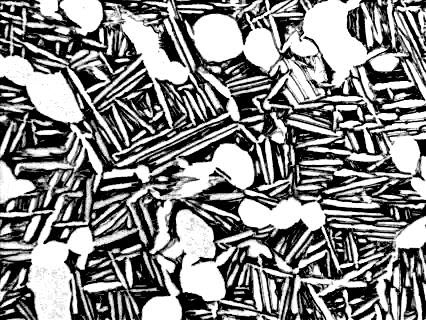
//> input picture 1.bmp, 426 x 320 px
$ ./Improved_watershed_algorithm   (built with g++ and OpenCV 4)
//> lines starting //> are read from the running program, lines starting //| are printed output that depends on the picture; after the words box and inside, x2 and y2 are one past the last pixel; in counts of white or black regions, pixels touching at a corner belong together
#include <stdio.h>
#include <iostream>
#include <opencv2/core/core.hpp>
#include <opencv2/highgui/highgui.hpp>
#include <opencv2/imgproc/imgproc.hpp>
#include <opencv2/opencv.hpp>
#include <stdlib.h>
#include <math.h>
#include <random>
#include <vector>
#include <algorithm>

using namespace std;
using namespace cv;

int main()
{
    Mat img = imread("E:\\1.bmp"); // 读取图像
//> img is the input picture: 320 rows x 426 cols, CV_8UC3; min 0, max 255, mean 135.2
    Mat scrGray, scrmedian;
    cvtColor(img, scrGray, COLOR_BGR2GRAY);//转化为灰度图像
    medianBlur(scrGray, scrmedian, 3);//中值滤波
    // 二值化处理
    Mat binaryImg;
    threshold(scrmedian, binaryImg, 127, 255, THRESH_BINARY);
//> binaryImg: 320 rows x 426 cols, CV_8UC1; 52.4% white; 64 black regions (30 under 20 px), largest, box (x1, y1, x2, y2) and area: (0, 0, 426, 320) 52385, (94, 61, 171, 150) 2522, (347, 0, 426, 73) 1842
    // 连通域分析
    Mat labels;
    Mat stats;
    Mat centroids;
    int n = connectedComponentsWithStats(binaryImg, labels, stats, centroids);
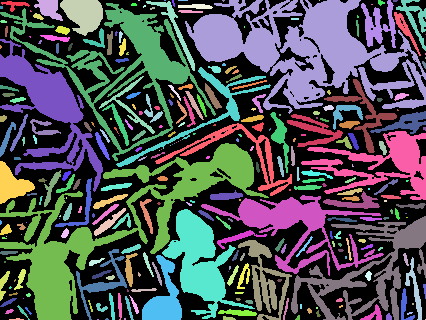
//> labels: 320 rows x 426 cols, CV_32SC1; 293 distinct labels, from 0 to 292; one colour per label, 0 black
//> stats = 293 rows, first 6: [0, 0, 426, 320, 64827], [1, 1, 29, 11, 120], [34, 0, 29, 21, 350], [60, 0, 43, 36, 1058], [138, 0, 2, 1, 2], [146, 1, 49, 70, 442]; centroids = 293 pairs, first value 0.333 to 425, second value 0 to 319; n = 293
    // 绘制每个连通域的凸包
    vector<double>PerArea(n, 0);//编程需注意变量作用域
    vector<double>PerArea2(n, 0);
    //要添加忽略连通域面积较小的，否则把噪点也给弄进去了
    for (int i = 1; i < n; i++)
    {
        // 提取当前连通域的像素坐标
        vector<Point> points;
        for (int row = stats.at<int>(i, cv::CC_STAT_TOP); row < stats.at<int>(i, cv::CC_STAT_TOP) + stats.at<int>(i, cv::CC_STAT_HEIGHT); row++)
        {
            for (int col = stats.at<int>(i, cv::CC_STAT_LEFT); col < stats.at<int>(i, cv::CC_STAT_LEFT) + stats.at<int>(i, cv::CC_STAT_WIDTH); col++)
            {
                if (labels.at<int>(row, col) == i)
                {
                    points.push_back(Point(col, row));//为什么col和row的顺序换了？
                }
            }
        }
        // 计算当前连通域的凸包
        vector<Point> hull;
        convexHull(points, hull);
        if (points.size() < 20)//15这个值很关键，目前尝试15很合适
        {
            PerArea[i] = 0;
            PerArea2[i] = 0;
        }
        else
        {
            double area = contourArea(hull);//凸包面积有存在0的情况
            double Yarea = stats.at<int>(i, cv::CC_STAT_AREA);
            PerArea[i] = Yarea / area;
            PerArea2[i] = Yarea / area;
        }
    }
//> this loop made 292 passes
//> Yarea on passes 1, 2, 3, 5, 10, 12, 13, 15, 16, 19, 25, 26: 120, 350, 1058, 442, 12016, 26, 767, 465, 5726, 130, 60, 44
//> after the loop, PerArea = 293 values, max 1.74 at index 143, min 0 at index 0, mean 0.582; PerArea2 has the same summary as PerArea

    int p = n;//怕把n的值给修改了
//> p = 293
    for (int i = 1; i < p; i++)
    {
        if (PerArea[i] == 0)
        {
            PerArea.erase(PerArea.begin() + i);//一旦删除向量元素个数删减
            p--;
            i--;//这里修改了一下，这样才能把0全部删除
        }
        cout << "面积比" << PerArea[i] << endl;
    }
//> this loop made 292 passes
//> (p, i) on passes 4, 6, 7, 8, 9, 11, 14, 17, 18, 20, 21, 22: (292, 3), (291, 4), (290, 4), (289, 4), (288, 4), (287, 5), (286, 7), (285, 9), (284, 9), (283, 10), (282, 10), (281, 10)
//| 面积比0.679887
//| 面积比0.925926
//| 面积比0.962256
//| 面积比0.962256
//| 面积比0.435254
//| 面积比0.435254
//| 面积比0.435254
//| 面积比0.435254
//> (output is shown up to pass 8 of 292)
//> after the loop, PerArea = 167 values, max 1.74 at index 78, min 0 at index 0, mean 1.02; p = 167

    int k = ceil(PerArea.size() / 2);
//> k = 83
    nth_element(PerArea.begin(), PerArea.begin() + k, PerArea.end());//此时PerArea中元素排列变化了
//> PerArea = 167 values, max 1.74 at index 108, min 0 at index 23, mean 1.02
    double THRA = PerArea[k];//自适应阈值取中值
//> THRA = 1.1
    cout << "粘连阈值" << THRA << endl;
//| 粘连阈值1.10345
    //用阈值筛选粘连组织
    Mat newcopy = Mat::zeros(binaryImg.size(), CV_8UC1);
    for (int i = 0; i < n; i++)
    {
        if (PerArea2[i] > THRA || PerArea2[i] == 0)
        {
            for (int row = 0; row < newcopy.rows; row++)
            {
                for (int col = 0; col < newcopy.cols; col++)
                {
                    if (labels.at<int>(row, col) == i)
                    {
                        newcopy.at<uchar>(row, col) = 0;
                    }
                }
            }
        }
        else
        {
            for (int row = 0; row < newcopy.rows; row++)
            {
                for (int col = 0; col < newcopy.cols; col++)
                {
                    if (labels.at<int>(row, col) == i)
                    {
                        newcopy.at<uchar>(row, col) = 255;//满足条件的设为白255
                    }
                }
            }
        }
    }
//> newcopy: 320 rows x 426 cols, CV_8UC1; 48.8% white; 83 white regions, largest, box (x1, y1, x2, y2) and area: (185, 0, 426, 114) 12016, (0, 143, 269, 320) 9670, (0, 3, 216, 161) 5726
    imshow("newcopy2", newcopy);
    //开运算
    Mat element;
    element = getStructuringElement(MORPH_ELLIPSE, Size(12, 12));
    Mat dstImage;
    erode(newcopy, dstImage, element);
//> dstImage: 320 rows x 426 cols, CV_8UC1; 9.7% white; 32 white regions (9 under 20 px), largest, box (x1, y1, x2, y2) and area: (34, 247, 66, 320) 1798, (309, 0, 363, 78) 1761, (0, 61, 77, 118) 1476
    dilate(dstImage, dstImage, element);
//> dstImage: 320 rows x 426 cols, CV_8UC1; 21.3% white; 24 white regions, largest, box (x1, y1, x2, y2) and area: (29, 228, 95, 320) 3437, (166, 210, 226, 302) 3097, (304, 0, 369, 84) 3018
    imshow("形态学处理后", dstImage);
    //进一步将粘连组织分为等轴粘连、片层粘连和复杂粘连
    Mat labels1;
    Mat stats1;
    Mat centroids1;
    int m = connectedComponentsWithStats(dstImage, labels1, stats1, centroids1);
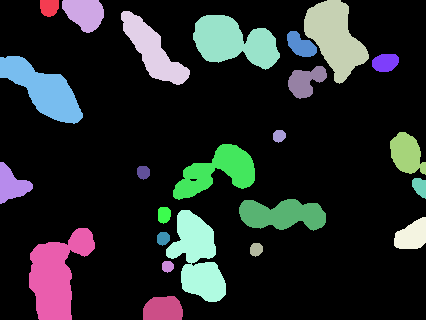
//> labels1: 320 rows x 426 cols, CV_32SC1; 25 distinct labels, from 0 to 24; one colour per label, 0 black
//> stats1 = 25 rows, first 6: [0, 0, 426, 320, 107257], [40, 0, 19, 17, 276], [62, 0, 42, 33, 1006], [304, 0, 65, 84, 3018], [121, 11, 69, 74, 2061], [193, 15, 87, 55, 3013]; centroids1 = 25 pairs, first value 11.42 to 419.3, second value 6.99 to 308.7; m = 25

    Mat labels2;
    Mat stats2;
    Mat centroids2;
    int u = connectedComponentsWithStats(newcopy, labels2, stats2, centroids2);
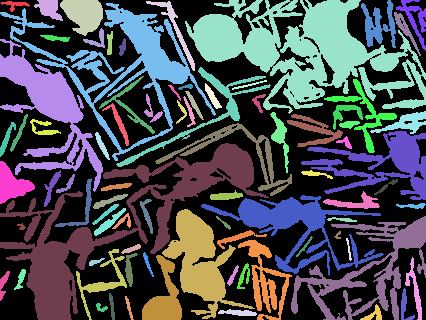
//> labels2: 320 rows x 426 cols, CV_32SC1; 84 distinct labels, from 0 to 83; one colour per label, 0 black
//> stats2 = 84 rows, first 6: [0, 0, 426, 320, 69783], [1, 1, 29, 11, 120], [34, 0, 29, 21, 350], [60, 0, 43, 36, 1058], [146, 1, 49, 70, 442], [185, 0, 241, 114, 12016]; centroids2 = 84 pairs, first value 3.18 to 414.6, second value 4.2 to 314.1; u = 84

    vector<int>labelnew(m);
    vector<int>labelnew2(m);
    for (int i = 0; i < m; i++) {
        int row = floor(centroids1.at<double>(i, 0));
        int col = floor(centroids1.at<double>(i, 1));
        int t = labels2.at<int>(col, row);//col和row不能弄错

        double xdistance = ((centroids1.at<double>(i, 0)) - (centroids2.at<double>(t, 0))) * ((centroids1.at<double>(i, 0)) - (centroids2.at<double>(t, 0)));
        double ydistance = ((centroids1.at<double>(i, 1)) - (centroids2.at<double>(t, 1))) * ((centroids1.at<double>(i, 1)) - (centroids2.at<double>(t, 1)));
        double distance = sqrt(xdistance + ydistance);
        //偏差小于MORPH_ELLIPSE, Size(12, 12)尺寸一半即可认为是纯等轴粘连
        if (distance >= 3.0)
        {
            labelnew[i] = t;
            labelnew2[i] = t;
        }
        else
        {
            labelnew[i] = 0;
            labelnew2[i] = t;//如何把i取出来，就用容器
        }
        cout << "有用标记：" << labelnew[i] << endl;
        cout << "中心距离" << distance << endl;
    }
//> this loop made 25 passes
//> (row, col, t, xdistance, ydistance, distance) on passes 1 to 12: (216, 163, 40, 10192.3, 3898.9, 118.7), (48, 6, 2, 6.39e-05, 1.91, 1.38), (84, 13, 3, 0.694, 0.74, 1.2), (334, 37, 5, 959, 164.2, 33.51), (152, 50, 8, 878.9, 136.3, 31.86), (233, 41, 5, 4921.9, 75.87, 70.7), (300, 44, 5, 10.09, 28.19, 6.19), (384, 62, 5, 6619.5, 145.8, 82.25), (42, 89, 13, 37.43, 437.3, 21.79), (305, 80, 5, 2.34, 952.7, 30.9), (278, 135, 30, 2.21, 0.971, 1.78), (406, 153, 37, 596.2, 97.86, 26.34)
//| 有用标记：40
//| 中心距离118.706
//| 有用标记：0
//| 中心距离1.38232
//> (the first 4 of 16 printed lines)
//> (output is shown up to pass 8 of 25)

    Mat DZZLImage = Mat::zeros(newcopy.size(), CV_8UC1);
    for (int i = 1; i < m; i++) {
        if (labelnew[i] != labelnew2[i]) {
            for (int row = 0; row < newcopy.rows; row++)
            {
                for (int col = 0; col < newcopy.cols; col++)
                {
                    if (labels2.at<int>(row, col) == labelnew2[i])
                    {
                        DZZLImage.at<uchar>(row, col) = 255;
                    }
                }
            }
        }
    }
//> this loop made 24 passes
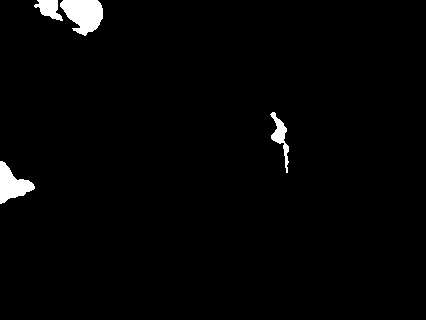
//> DZZLImage: 320 rows x 426 cols, CV_8UC1; 1.9% white; 4 white regions, box (x1, y1, x2, y2) and area: (60, 0, 103, 36) 1058, (0, 161, 35, 204) 769, (270, 112, 289, 173) 386, (34, 0, 63, 21) 350
    imshow("等轴粘连", DZZLImage);

    //删除容器中等于0的元素
    int j = m;
//> j = 25
    for (int i = 1; i < j; i++)
    {
        if (labelnew[i] == 0)
        {
            labelnew.erase(labelnew.begin() + i);//一旦删除向量元素个数删减
            j--;
            i--;//这里修改了一下，这样才能把0全部删除
        }
    }
//> this loop made 24 passes
//> (j, i) on passes 1, 2, 10, 13: (24, 0), (23, 0), (22, 7), (21, 9)
//> after the loop, j = 21

    Mat ZLImage = Mat::zeros(newcopy.size(), CV_8UC1);//每次都要copy到个新的矩阵为的是不改变旧矩阵，后续容易对比

    for (int i = 0; i < u; i++)
    {
        if (count(labelnew.begin(), labelnew.end(), i))//目前这个i与前面的t同意义，指的是newcopy里的联通阈
        {
            for (int row = 0; row < newcopy.rows; row++)
            {
                for (int col = 0; col < newcopy.cols; col++)
                {
                    if (labels2.at<int>(row, col) == i)
                    {
                        ZLImage.at<uchar>(row, col) = 255;
                    }
                }
            }
        }
    }
//> this loop made 84 passes
    imshow("复杂粘连", ZLImage);
    //进一步区分等轴粘连和除去等轴和复杂粘连的片层粘连··

    Mat PCZLImage = Mat::zeros(binaryImg.size(), CV_8UC1);

    for (int i = 0; i < u; i++)
    {
        if (count(labelnew2.begin(), labelnew2.end(), i))
        {
            for (int row = 0; row < newcopy.rows; row++)
            {
                for (int col = 0; col < newcopy.cols; col++)
                {
                    if (labels2.at<int>(row, col) == i)
                    {
                        PCZLImage.at<uchar>(row, col) = 0;
                    }
                }
            }
        }
        else
            for (int row = 0; row < newcopy.rows; row++)
            {
                for (int col = 0; col < newcopy.cols; col++)
                {
                    if (labels2.at<int>(row, col) == i && i != 0)
                    {
                        PCZLImage.at<uchar>(row, col) = 255;
                    }
                }
            }
    }
//> PCZLImage: 320 rows x 426 cols, CV_8UC1; 11% white; 69 white regions, largest, box (x1, y1, x2, y2) and area: (155, 123, 292, 196) 1323, (116, 67, 271, 167) 1233, (324, 79, 397, 153) 823

    imshow("片层粘连", PCZLImage);

    for (int row = 0; row < newcopy.rows; row++)
    {
        for (int col = 0; col < newcopy.cols; col++)
        {
            if (dstImage.at<uchar>(row, col) != 0)
            {
                dstImage.at<uchar>(row, col) = 255;
            }
        }
    }


    Mat NEWImage = Mat::zeros(newcopy.size(), CV_8UC1);
    for (int row = 0; row < newcopy.rows; row++)
    {
        for (int col = 0; col < newcopy.cols; col++)
        {
            if (dstImage.at<uchar>(row, col) != ZLImage.at<uchar>(row, col) && DZZLImage.at<uchar>(row, col) != 255)
            {
                NEWImage.at<uchar>(row, col) = 255;
            }
        }
    }
//> NEWImage: 320 rows x 426 cols, CV_8UC1; 16.8% white; 361 white regions (285 under 20 px), largest, box (x1, y1, x2, y2) and area: (0, 8, 173, 161) 2703, (291, 237, 405, 320) 2552, (15, 123, 103, 192) 1497

    imshow("其他情况", NEWImage);

    Mat labels21, stats21, centroids21;
    int nLabels21 = connectedComponentsWithStats(NEWImage, labels21, stats21, centroids21, 4, CV_32S);
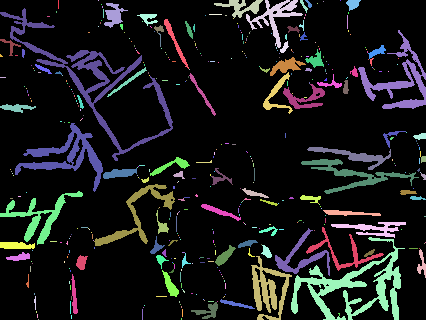
//> labels21: 320 rows x 426 cols, CV_32SC1; 433 distinct labels, from 0 to 432; one colour per label, 0 black
//> stats21 = 433 rows, first 6: [0, 0, 426, 320, 113470], [58, 0, 1, 9, 9], [98, 0, 1, 1, 1], [214, 0, 49, 18, 348], [246, 0, 57, 48, 681], [300, 0, 8, 13, 36]; centroids21 = 433 pairs, first value 0.667 to 425, second value 0 to 319; nLabels21 = 433

    // 创建一个新图像，用于显示结果
    Mat result_new = Mat::zeros(NEWImage.size(), CV_8UC1);

    // 定义面积阈值
    const int areaThreshold = 12;

    for (int i = 1; i < nLabels21; i++) {
        int area_new = stats21.at<int>(i, CC_STAT_AREA);

        // 如果连通域面积大于阈值，则保留该连通域
        if (area_new > areaThreshold) {
            // 提取并保留该连通域
            for (int r = 0; r < labels21.rows; ++r) {
                for (int c = 0; c < labels21.cols; ++c) {
                    if (labels21.at<int>(r, c) == i) {
                        result_new.at<uchar>(r, c) = 255;
                    }
                }
            }
        }
    }
//> this loop made 432 passes
//> area_new on passes 3 to 5: 348, 681, 36
//> result_new: 320 rows x 426 cols, CV_8UC1; 16.2% white; 88 white regions (12 under 20 px), largest, box (x1, y1, x2, y2) and area: (0, 8, 173, 161) 2702, (291, 237, 405, 320) 2548, (15, 123, 103, 192) 1497
    imshow("result_new", result_new);


    Mat aftersplit = Mat::zeros(result_new.size(), CV_8UC1);
    for (int row = 0; row < result_new.rows; row++)
    {
        for (int col = 0; col < result_new.cols; col++)
        {
            if (result_new.at<uchar>(row, col) == 0 && ZLImage.at<uchar>(row, col) == 255) {
                aftersplit.at<uchar>(row, col) = 255;
            }

        }
    }
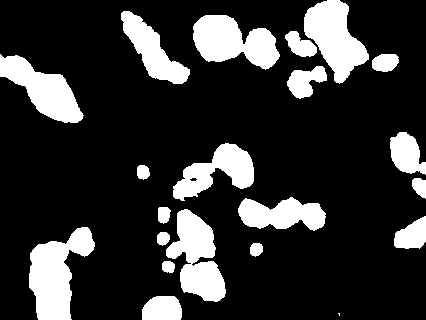
//> aftersplit: 320 rows x 426 cols, CV_8UC1; 19.8% white; 21 white regions (1 under 20 px), largest, box (x1, y1, x2, y2) and area: (29, 227, 95, 320) 3433, (166, 209, 226, 302) 3100, (193, 15, 280, 70) 3017
    imshow("aftersplit", aftersplit);

    //将待分割图像转变为3通道图像；
    Mat dstImage_new = Mat::zeros(dstImage.size(), CV_8UC3);
    for (int row = 0; row < dstImage.rows; row++) {
        for (int col = 0; col < dstImage.cols; col++) {
            if (dstImage.at<uchar>(row, col) != 0) {
                // 将该像素设置为白色
                dstImage_new.at<Vec3b>(row, col) = Vec3b(255, 255, 255);
            }
        }
    }

    //进行多重腐蚀，寻找注水点；
    Mat labels_new, stats22, centroids22;
    int nLabels = connectedComponentsWithStats(dstImage, labels_new, stats22, centroids22);
//> stats22 has the same summary as stats1; centroids22 has the same summary as centroids1; nLabels = 25
    vector<Point2f>zhixin;

    for (int i = 1; i < nLabels; i++)
    {
        Mat mask = Mat::zeros(labels_new.size(), CV_8UC1);
        for (int row = 0; row < labels_new.rows; row++)
        {
            for (int col = 0; col < labels_new.cols; col++)
            {
                if (labels_new.at<int>(row, col) == i)
                {
                    mask.at<uchar>(row, col) = 255;
                }
            }
        }

        Mat element = getStructuringElement(2, Size(3, 3));

        int maxNumberOfComponents = 0;
        vector<Point2f> maxComponentsCenters;
        int erosionCount = 0;

        while (true) {
            erode(mask, mask, element); // 应用腐蚀
            erosionCount++;

            // 查找连通域
            Mat labels23, stats23, centroids23;
            int numberOfComponents = connectedComponentsWithStats(mask, labels23, stats23, centroids23);

            if (numberOfComponents <= 1)
            { // 当没有或仅有背景连通域时停止
                break;
            }

            if (numberOfComponents > maxNumberOfComponents)
            {
                maxNumberOfComponents = numberOfComponents;
                maxComponentsCenters.clear();
                for (int i = 1; i < centroids23.rows; i++) {
                    maxComponentsCenters.push_back(Point2f(centroids23.at<double>(i, 0), centroids23.at<double>(i, 1)));
                }
            }

            if (cv::countNonZero(mask) == 0) { // 如果图像完全被腐蚀
                break;
            }
        }

        for (size_t i = 0; i < maxComponentsCenters.size(); i++) {
            cout << "Center " << i + 1 << ": " << maxComponentsCenters[i] << endl;
        }

        zhixin.insert(zhixin.end(), maxComponentsCenters.begin(), maxComponentsCenters.end());

    }

    for (size_t i = 0; i < zhixin.size(); ++i)
    {
        printf("Point %zu: (%.2f, %.2f)\n", i + 1, zhixin[i].x, zhixin[i].y);
    }

    Mat markers = Mat::zeros(dstImage.size(), CV_32SC1);
    for (int i = 0; i < zhixin.size(); i++) {
        int x = static_cast<int>(zhixin.at(i).x);
        int y = static_cast<int>(zhixin.at(i).y);
        markers.at<int>(y, x) = i;
    }
//> markers: 320 rows x 426 cols, CV_32SC1; 39 distinct labels, from 0 to 38

    // 在原图基础上应用分水岭算法
    watershed(dstImage_new, markers);
//> markers: 320 rows x 426 cols, CV_32SC1; 39 distinct labels, from -1 to 38

    Mat result = Mat::zeros(dstImage.size(), CV_8UC3);
    for (int i = 0; i < markers.rows; i++)
    {
        for (int j = 0; j < markers.cols; j++)
        {
            int index = markers.at<int>(i, j);
            if (index > 0 && index <= zhixin.size())
            {
                result.at<Vec3b>(i, j) = Vec3b(0, 255, 0); // 使用绿色标记分割区域
            }
        }
    }

    for (const Point2f& pt : zhixin) {
        // 在pt坐标处绘制一个小圆圈代表点
        // 参数依次为：目标图像、中心点、半径、颜色、填充
        circle(result, pt, 5, Scalar(0, 0, 255), FILLED);
    }
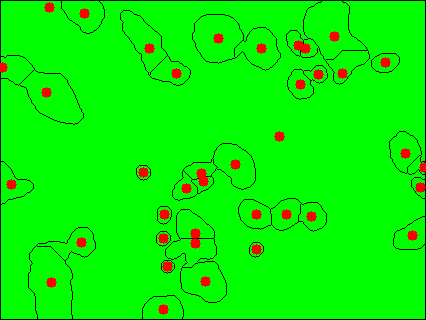
//> result: 320 rows x 426 cols, CV_8UC3; mean B, G, R 0, 241, 5.8

    imshow("afterwatershed", result);

    waitKey(0);
    return (0);
}
